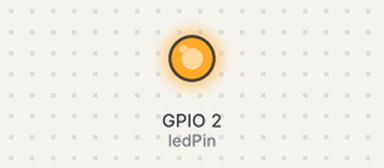
Bench run of a sketch on a simulated ESP32. Parts: output pins drawn as LEDs (lit = HIGH).

Above: at 2.5 s.
At 7.5 s:
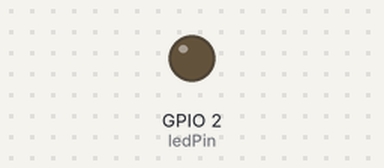
Timing chart, 0 to 13.0 s (numbered marks = the images above):
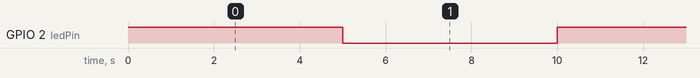

Measured:
- by itself, GPIO 2 (ledPin): alternates HIGH for 5.0 s and LOW for 5.0 s

The sketch:

blink.ino
```cpp
const int ledPin = 2; // Cambia al pin 2 para el LED incorporado

void setup() {
  pinMode(ledPin, OUTPUT);
}

void loop() {
  digitalWrite(ledPin, HIGH);
  delay(5000);
  digitalWrite(ledPin, LOW);
  delay(5000);
}
```
